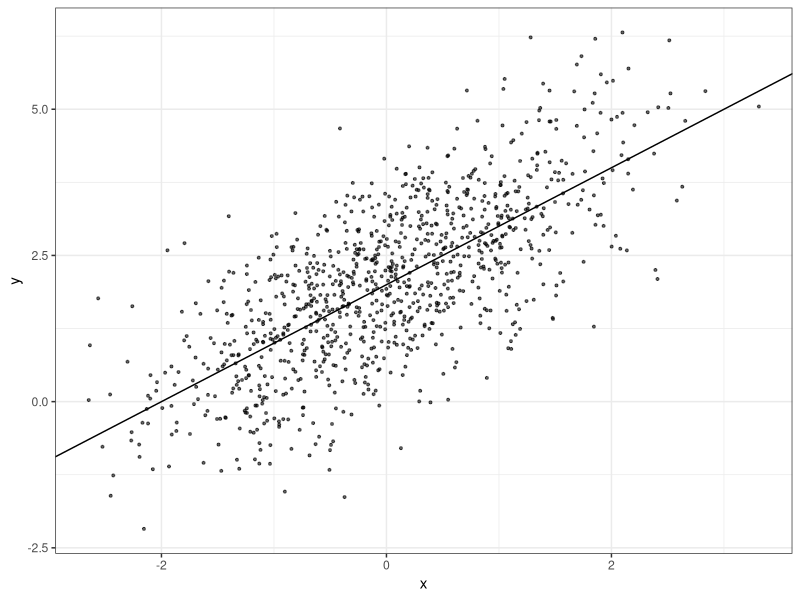
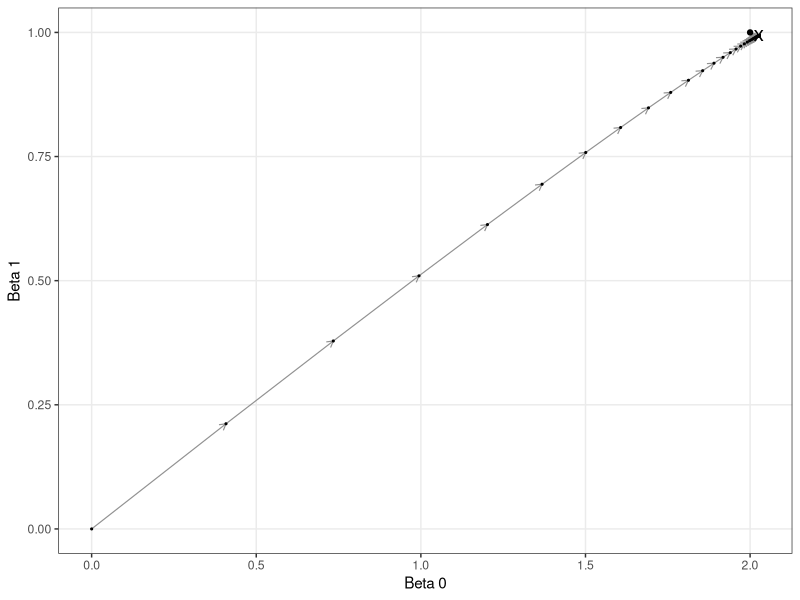
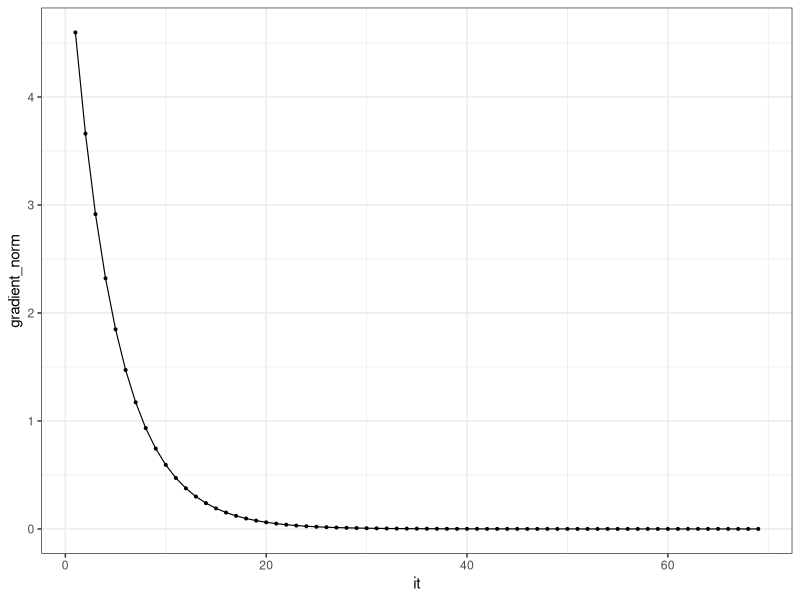
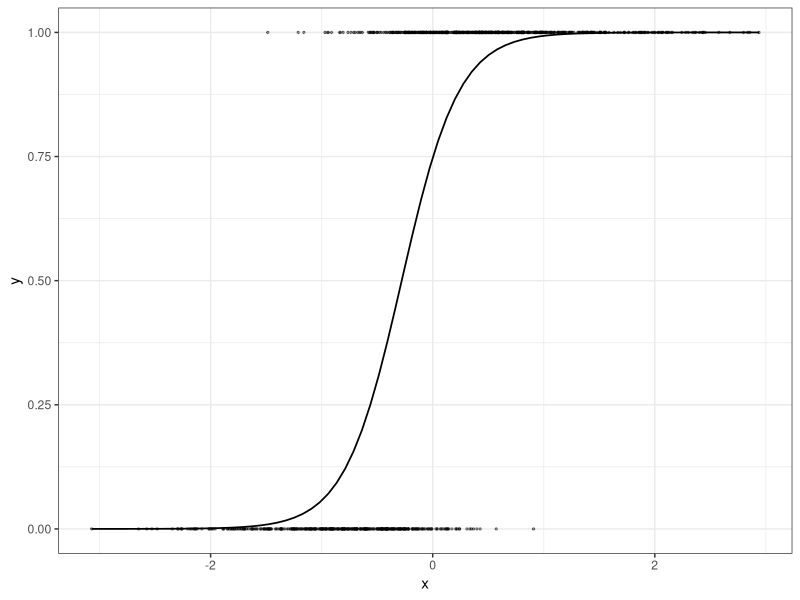
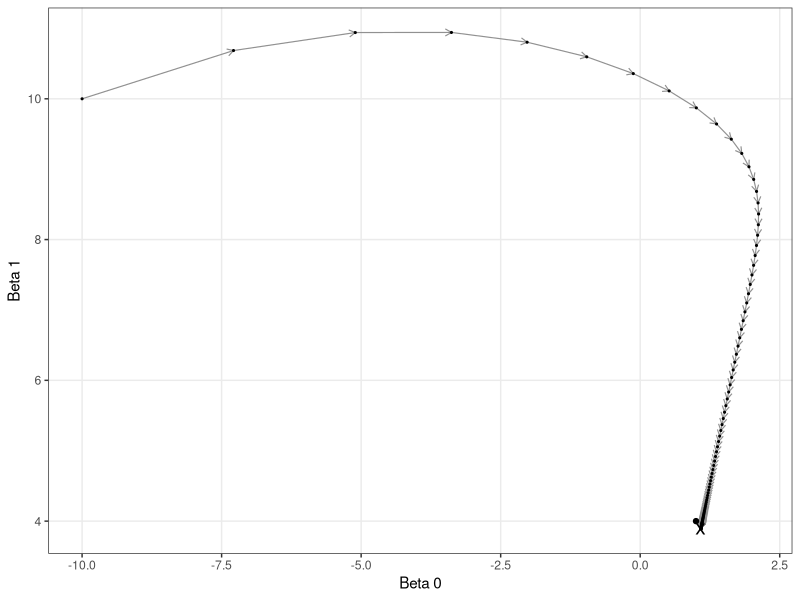
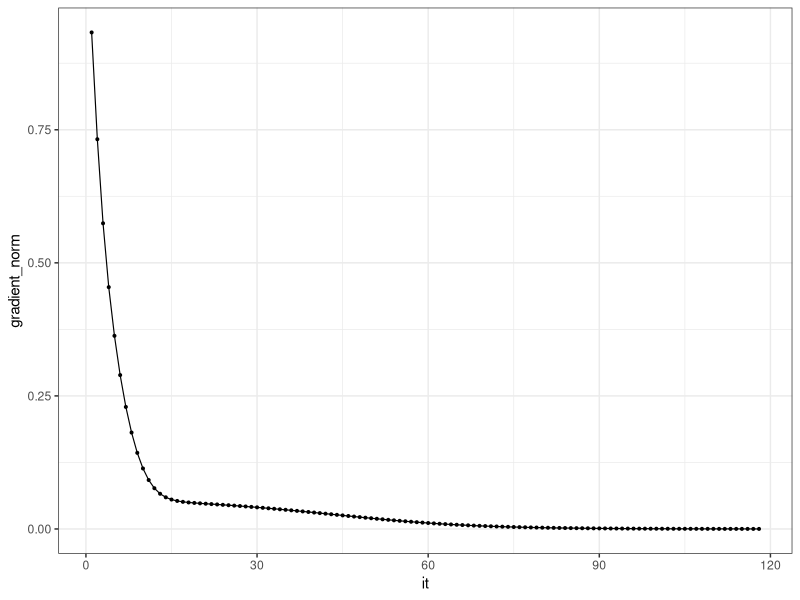
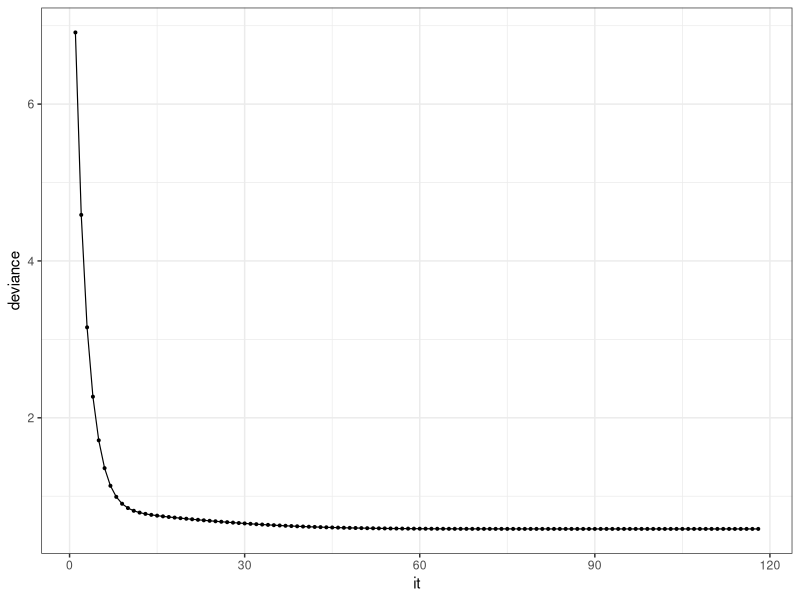

Recreate these plots in R, in order.
## ---- chunk 1
knitr::opts_chunk$set(echo = TRUE)
## ---- chunk 2
library(tidyverse)

theme_set(theme_bw())


N <- 1000
beta_0 <- 2
beta_1 <- 1

set.seed(20170909)
data <- tibble(x = rnorm(N),
               y = beta_0 + beta_1*x + rnorm(N))

model <- lm(y~x, data = data)


(data %>% 
    ggplot(aes(x, y)) +
    geom_point(size = 0.7, alpha = 0.6) +
    geom_abline(slope = beta_1, intercept = beta_0)
) 
## ---- chunk 3
gradient <- function(data, betas){
  n <- nrow(data)
  const <- rep(1, nrow(data))
  li <- data$y - betas[1]*const - betas[2]*data$x
  g1 <- -2*sum(li)/n
  g2 <- -2*sum(li*data$x)/n
  return(c(g1, g2))
}
## ---- chunk 4
max_it <- 100
data_gradient_descent <- tibble(it = 1:max_it,
                                beta_0 = rep(0, max_it),
                                beta_1 = rep(0, max_it),
                                gradient_norm = rep(0, max_it))

i = 0
betas <- c(0, 0)
alpha = 0.1
while(i < max_it){
  i = i + 1
  g <- gradient(data, betas)
  g_norm <- sqrt(sum(g^2))
  g_unit <- g/g_norm
  data_gradient_descent$beta_0[i] <- betas[1]
  data_gradient_descent$beta_1[i] <- betas[2]
  data_gradient_descent$gradient_norm[i] <- g_norm
  if(g_norm < 0.000001) break
  betas <- betas - alpha*g
}


data_gradient_descent <- data_gradient_descent[1:i,]
## ---- chunk 5
data_gradient_descent %>% 
  ggplot(aes(beta_0, beta_1)) +
  xlab("Beta 0") +
  ylab("Beta 1") +
  geom_segment(
    aes(
      xend = c(tail(beta_0, n = -1), NA),
      yend = c(tail(beta_1, n = -1), NA)
    ),
    size = 0.4,
    color = '#919191',
    arrow = arrow(length = unit(0.18, "cm"))
  ) +
  geom_point(size = 0.4, color = 'black') +
  geom_point(aes(x, y),
             data = tibble(x = beta_0,
                           y = beta_1)) +
  geom_point(aes(x, y),
             data = tibble(x = model$coefficients[1],
                           y = model$coefficients[2]),
             shape = 'x',
             size = 5) +
  theme(
    panel.grid.minor = element_blank()
  )
## ---- chunk 6
data_gradient_descent %>% 
  ggplot(aes(it, gradient_norm)) +
  geom_point(size = 0.7) +
  geom_line(size = 0.4)

# Delete all generated objects
rm(list = ls()) 
## ---- chunk 7
N <- 1000
beta_0 <- 1
beta_1 <- 4

set.seed(124362)
data <- tibble(x = rnorm(N),
               z = beta_0 + beta_1*x,
               pr = 1/(1 + exp(-z)),
               y = rbinom(1000, 1, pr))

model <- glm(y ~ x, data = data, family = "binomial")


data %>% 
  ggplot(aes(x, y)) +
  geom_point(size = 0.5, alpha = 0.4) +
  stat_smooth(method="glm", 
              method.args = list(family = "binomial"), 
              se = FALSE,
              size = 0.6,
              color = 'black')
## ---- chunk 8
backtrack <- function(betas, g, alpha, deviance, data, rho = 0.5, max_iter = 50, c1 = 10^-4){
  funct_value <- do.call(deviance, list(betas, data))
  norm_pk <- sum(g^2)
  i = 0
  while(i < max_iter){
    i = i + 1
    left <- do.call(deviance, list(betas - alpha*g, data))
    right <- funct_value + c1*alpha*norm_pk
    if(left <= right) break
    alpha = alpha*rho
  }
  return(list(alpha = alpha,
              iter = i))
}
## ---- chunk 9
h <- function(x){
  return(1/(1 + exp(-x)))
}

gradient <- function(data, betas){
  n <- nrow(data)
  const <- rep(1, nrow(data))
  bx <- betas[1]*const + betas[2]*data$x
  li <- data$y - h(bx)
  g1 <- -2*sum(li)/n
  g2 <- -2*sum(li*data$x)/n
  return(c(g1, g2))
}


deviance <- function(betas, data = data){
  n <- nrow(data)
  const <- rep(1, nrow(data))
  bx <- betas[1]*const + betas[2]*data$x
  hbx <- h(bx)
  aux <- (1 - data$y)*log(1 - hbx)
  aux2 <- ifelse(is.nan(aux), 0, aux)
  li <- data$y*log(hbx) + aux2
  d <- -2*sum(li)/n
  return(d)
}
## ---- chunk 10
max_it <- 1000
data_gradient_descent <- tibble(it = 1:max_it,
                                beta_0 = rep(0, max_it),
                                beta_1 = rep(0, max_it),
                                gradient_norm = rep(0, max_it),
                                deviance = rep(0, max_it),
                                alpha = rep(0, max_it))

i = 0
betas <- c(-10, 10) # reales 1 y 4
g <- gradient(data, betas)
g_norm <- sqrt(sum(g^2))
while(i < max_it){
  i = i + 1
  g_norm_0 <- g_norm # old gradient norm
  g <- gradient(data, betas)
  g_norm <- sqrt(sum(g^2))
  g_unit <- g/g_norm
  data_gradient_descent$beta_0[i] <- betas[1]
  data_gradient_descent$beta_1[i] <- betas[2]
  data_gradient_descent$gradient_norm[i] <- g_norm
  data_gradient_descent$deviance[i] <- deviance(betas, data)
  if(g_norm < 0.0001 & g_norm/g_norm_0 > 0.8) break
  backtrack_result <- backtrack(betas, g, 3, deviance, data)
  alpha <- backtrack_result[[1]]
  data_gradient_descent$alpha[i] <- alpha
  betas <- betas - alpha*g
}


data_gradient_descent <- data_gradient_descent[1:i,]
## ---- chunk 11
data_gradient_descent %>% 
  ggplot(aes(beta_0, beta_1)) +
  xlab("Beta 0") +
  ylab("Beta 1") +
  geom_segment(
    aes(
      xend = c(tail(beta_0, n = -1), NA),
      yend = c(tail(beta_1, n = -1), NA)
    ),
    size = 0.4,
    color = '#919191',
    arrow = arrow(length = unit(0.18, "cm"))
  ) +
  geom_point(size = 0.4, color = 'black') +
  geom_point(aes(x, y),
             data = tibble(x = beta_0,
                           y = beta_1)) +
  geom_point(aes(x, y),
             data = tibble(x = model$coefficients[1],
                           y = model$coefficients[2]),
             shape = 'x',
             size = 5) +
  theme(panel.grid.minor = element_blank())
## ---- chunk 12

data_gradient_descent %>% 
  ggplot(aes(it, gradient_norm)) +
  geom_point(size = 0.7) +
  geom_line(size = 0.4)


data_gradient_descent %>% 
  ggplot(aes(it, deviance)) +
  geom_point(size = 0.7) +
  geom_line(size = 0.4)
